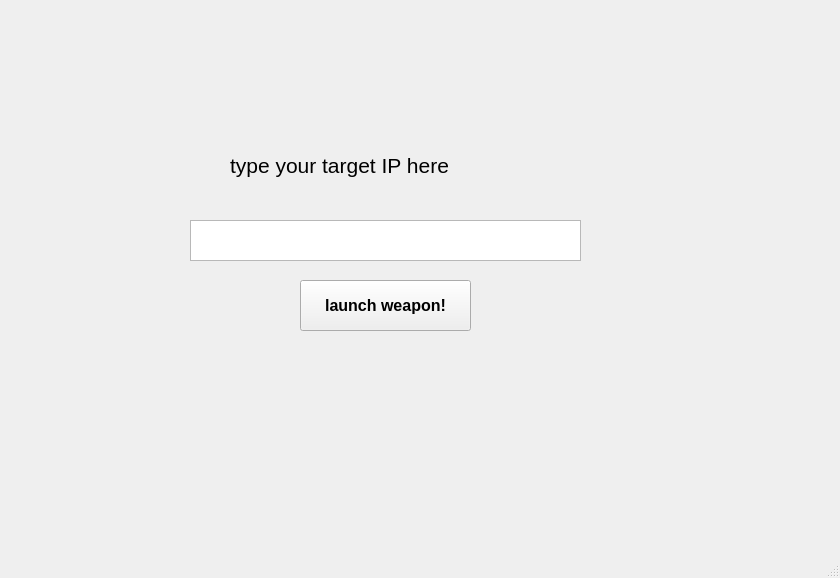
<?xml version="1.0" encoding="UTF-8"?>
<ui version="4.0">
 <class>MainWindow</class>
 <widget class="QMainWindow" name="MainWindow">
  <property name="geometry">
   <rect>
    <x>0</x>
    <y>0</y>
    <width>840</width>
    <height>578</height>
   </rect>
  </property>
  <property name="windowTitle">
   <string>MainWindow</string>
  </property>
  <widget class="QWidget" name="centralwidget">
   <widget class="QTextEdit" name="textEdit">
    <property name="geometry">
     <rect>
      <x>190</x>
      <y>220</y>
      <width>391</width>
      <height>41</height>
     </rect>
    </property>
   </widget>
   <widget class="QLabel" name="label">
    <property name="geometry">
     <rect>
      <x>230</x>
      <y>130</y>
      <width>311</width>
      <height>71</height>
     </rect>
    </property>
    <property name="font">
     <font>
      <family>Microsoft YaHei UI</family>
      <pointsize>16</pointsize>
     </font>
    </property>
    <property name="text">
     <string>type your target IP here</string>
    </property>
   </widget>
   <widget class="QPushButton" name="pushButton">
    <property name="geometry">
     <rect>
      <x>300</x>
      <y>280</y>
      <width>171</width>
      <height>51</height>
     </rect>
    </property>
    <property name="font">
     <font>
      <family>Arial</family>
      <pointsize>12</pointsize>
      <weight>75</weight>
      <bold>true</bold>
     </font>
    </property>
    <property name="text">
     <string>launch weapon!</string>
    </property>
   </widget>
  </widget>
  <widget class="QMenuBar" name="menubar">
   <property name="geometry">
    <rect>
     <x>0</x>
     <y>0</y>
     <width>840</width>
     <height>26</height>
    </rect>
   </property>
  </widget>
  <widget class="QStatusBar" name="statusbar"/>
 </widget>
 <resources/>
 <connections/>
</ui>
